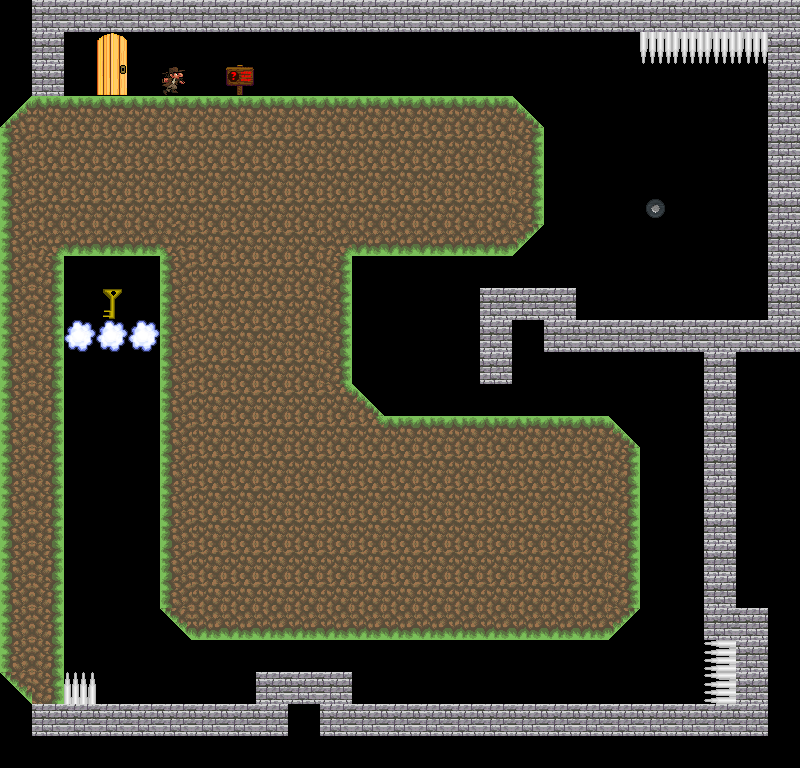

A level layout from a 2D game, rendered from its tile map. Below: a short description, then the map file with its tile-grid data intact:
An orthogonal 25x24 tile map with 32x32 px tiles, 1 tile layer (level).

<map version="1.0" orientation="orthogonal" width="25" height="24" tilewidth="32" tileheight="32">
 <properties>
  <property name="newton_adventure.background" value="sky_background.png" />
  <property name="newton_adventure.mummy" value="toad.json" />
  <property name="newton_adventure.music" value="jump_and_run_tropics.ogg" />
 </properties>
 <tileset firstgid="1" source="../../jungle.tsx" />
 <layer name="level" width="25" height="24">
  <data encoding="csv">
   0,23,23,23,23,23,23,23,23,23,23,23,23,23,23,23,23,23,23,23,23,23,23,23,23
,0,23,0,0,0,0,0,0,0,0,0,0,0,0,0,0,0,0,0,0,8,8,8,8,23
,0,23,0,5,0,2,0,42,0,0,0,0,0,0,0,0,0,0,0,0,0,0,0,0,23
,17,24,24,24,24,24,24,24,24,24,24,24,24,24,24,24,18,0,0,0,0,0,0,0,23
,37,1,1,1,1,1,1,1,1,1,1,1,1,1,1,1,38,0,0,0,0,0,0,0,23
,37,1,1,1,1,1,1,1,1,1,1,1,1,1,1,1,38,0,0,0,0,0,0,0,23
,37,1,1,1,1,1,1,1,1,1,1,1,1,1,1,1,38,0,0,0,12,0,0,0,23
,37,29,36,36,36,28,1,1,1,1,29,36,36,36,36,36,19,0,0,0,0,0,0,0,23
,37,38,0,0,0,37,1,1,1,1,38,0,0,0,0,0,0,0,0,0,0,0,0,0,23
,37,38,0,4,0,37,1,1,1,1,38,0,0,0,0,23,23,23,0,0,0,0,0,0,23
,37,38,6,6,6,37,1,1,1,1,38,0,0,0,0,23,0,23,23,23,23,23,23,23,23
,37,38,0,0,0,37,1,1,1,1,38,0,0,0,0,23,0,0,0,0,0,0,23,0,0
,37,38,0,0,0,37,1,1,1,1,25,18,0,0,0,0,0,0,0,0,0,0,23,0,0
,37,38,0,0,0,37,1,1,1,1,1,25,24,24,24,24,24,24,24,18,0,0,23,0,0
,37,38,0,0,0,37,1,1,1,1,1,1,1,1,1,1,1,1,1,38,0,0,23,0,0
,37,38,0,0,0,37,1,1,1,1,1,1,1,1,1,1,1,1,1,38,0,0,23,0,0
,37,38,0,0,0,37,1,1,1,1,1,1,1,1,1,1,1,1,1,38,0,0,23,0,0
,37,38,0,0,0,37,1,1,1,1,1,1,1,1,1,1,1,1,1,38,0,0,23,0,0
,37,38,0,0,0,37,1,1,1,1,1,1,1,1,1,1,1,1,1,38,0,0,23,0,0
,37,38,0,0,0,20,36,36,36,36,36,36,36,36,36,36,36,36,36,19,0,0,23,23,0
,37,38,0,0,0,0,0,0,0,0,0,0,0,0,0,0,0,0,0,0,0,0,9,23,0
,20,38,7,0,0,0,0,0,23,23,23,0,0,0,0,0,0,0,0,0,0,0,9,23,0
,0,23,23,23,23,23,23,23,23,0,23,23,23,23,23,23,23,23,23,23,23,23,23,23,0
,0,0,0,0,0,0,0,0,0,0,0,0,0,0,0,0,0,0,0,0,0,0,0,0,0
  </data>
 </layer>
</map>
